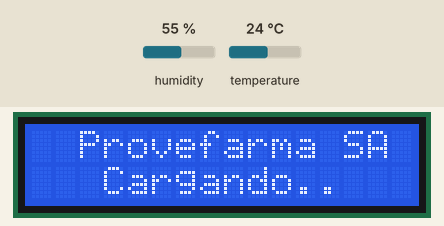
A sketch run on a simulated Arduino Uno, built with avr-gcc and run on an emulated ATmega328P. On the bench: 16×2 character LCD. Wiring (inferred from the names in the program): DS1307 clock at I2C address 0x68. The test bench sets the inputs (shaded band); at power-on: humidity 55 %, temperature 24 °C. The local clock reads 2024-03-15 10:24:30 at power-on unless the sketch sets it; storage starts empty; what the sketch prints to the serial monitor is not drawn.

Above: at 1.1 s.
At 4.3 s:
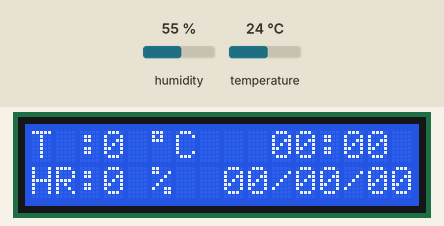
4.4 s: humidity set to 22 %
At 7.9 s:
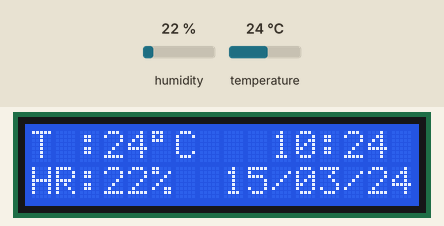
8.6 s: temperature set to 12 °C
At 12.1 s:
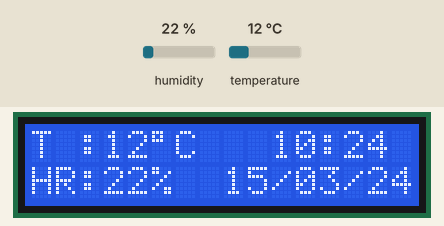
12.6 s: humidity set to 40 %
At 16.3 s:
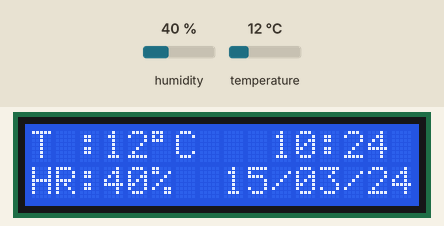
Timing chart, 0 to 17.8 s (numbered marks = the images above; inputs shaded):
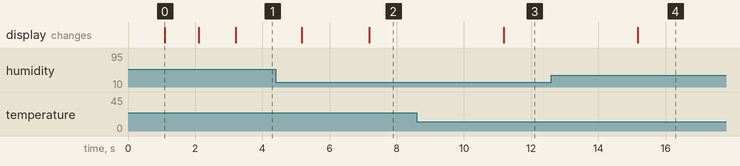

Measured:
- after the input at 4.4 s, the display: first differs from a run without the input after 2.8 s (image 2)
- after the input at 8.6 s, the display: changes after 2.6 s (image 3)
- after the input at 12.6 s, the display: changes after 2.6 s (image 4)

The sketch:

DATALOG_DHT11.ino
```cpp
#include <LiquidCrystal_I2C.h>
LiquidCrystal_I2C lcd(0x27,16,2);//Direccion de LCD

#include <Wire.h>
#include <math.h>

#include <avr/pgmspace.h> // Función PROGMEM, sirve para que no ocupe datos en la memoria sdram, pero si la flash

#include <OneWire.h>
//#include <DallasTemperature.h>

//--------------------MicroSD

#include <SPI.h>
#include <SD.h>
const int chipSelect = 10; // Es el 10 para el modulo shield con SD
File myFile;

Sd2Card card;
SdVolume volume;
SdFile root;

// -- Variables Globales--
byte second, minute, hour, dayOfWeek, dayOfMonth, month, year;

//--------------------RTC
#include "RTClib.h"
RTC_DS1307 RTC;
#define DS1307_I2C_ADDRESS 0x68  // Dirección I2C

//------------------------------ DHT11

#include "DHT.h"

#define DHTPIN 2 // what digital pin we're connected to
#define DHTTYPE DHT11   // DHT 22  (AM2302), AM2321
DHT dht(DHTPIN, DHTTYPE);

int h ; // humedad (Número entero)
float t ; // Temperatura (Celsius)
float f ; // Temperatura (Farenheit)

//------------------------------ LCD

unsigned long previousMillis = 0;
const long interval = 2000 ;

//----------------------------- SD

unsigned long previousMillis_1 = 0 ;
const long interval_1 = 5000;

//------------------------------ DHT11

unsigned long previousMillis_2 = 0;
const long interval_2 = 500 ;

void setup()

{
 //----Mensaje de Bienvenida----//

  lcd.init();
  lcd.backlight();

  lcd.setCursor(2, 0);
  lcd.print("Provefarma SA");

  lcd.setCursor(2, 1);
  lcd.print(" Cargando.");
  delay(1000);
  lcd.setCursor(2, 1);
  lcd.print(" Cargando..");
  delay(1000);
  lcd.setCursor(2, 1);
  lcd.print(" Cargando...");
  delay(1000);
  lcd.clear();

//------Iniciamos DHT11 ------//

  dht.begin();

//------ Iniciamos Monistor Serial ------//

 Serial.begin(9600);

//------ Iniciamos SD ------//

  Serial.print(F("Iniciando SD ..."));

  if ((!SD.begin(10))) {
    Serial.println(F("No se pudo inicializar"));
    return;
  }
    Serial.println(F("inicializacion exitosa"));

    if(!SD.exists("datalog.csv"))
      {
      myFile = SD.open("datalog.csv", FILE_WRITE);
      if (myFile) {
        Serial.println(F("Archivo nuevo, Escribiendo encabezado(fila 1)"));
        myFile.println("Fecha,Hora,T,F,h");
        myFile.close();
      } else {

        Serial.println(F("Error creando el archivo datalog.csv"));
      }
    }
  }

// -- Conversor BCD ==> DECIMAL --

byte bcdToDec(byte val)
{
  return ( (val/16*10) + (val%16) );
}

// -- Imprime con formato de 2 dígitos
String fprint (int dato)
{
String retorno = String(dato);
if (retorno.length() < 2)
  retorno = "0" + retorno;
return retorno;


}

void loop() {

//------------------------------LCD

  unsigned long currentMillis = millis();

if(currentMillis - previousMillis >= interval) {

  previousMillis = currentMillis;

  LCD_Monitor ();
}

//------------------------------SD

  unsigned long currentMillis_1 = millis();

if(currentMillis_1 - previousMillis_1 >= interval_1) {

  previousMillis_1 = currentMillis_1;

  SDlog ();
}

//------------------------------DHT11

  unsigned long currentMillis_2 = millis();

if(currentMillis_2 - previousMillis_2 >= interval_2) {

  previousMillis_2 = currentMillis_2;

  SensorTemp_Hum ();

}

//------------------------------RTC

  reloj_RTC ();

}


//----------------------------- Sub - Funciones
//----------------------------- RTC (Reloj)

void reloj_RTC () {

// -- Proceso de Lectura --
  Wire.beginTransmission(DS1307_I2C_ADDRESS);   // Linea IC2 en modo escitura
  Wire.write((byte)0x00);                       // Setea el punto de registro a(0x00)
  Wire.endTransmission();                       // Final de la escritura de transmición
  Wire.requestFrom(DS1307_I2C_ADDRESS, 7);      // Abre I2C en modo de envío
  second     = bcdToDec(Wire.read() & 0x7f);    // Lee 7 bytes de datos
  minute     = bcdToDec(Wire.read());
  hour       = bcdToDec(Wire.read() & 0x3f);
  dayOfWeek  = bcdToDec(Wire.read());
  dayOfMonth = bcdToDec(Wire.read());
  month      = bcdToDec(Wire.read());
  year       = bcdToDec(Wire.read());
}

//------------------------------DHT11

void SensorTemp_Hum (){

    if (isnan(h) || isnan(t) || isnan(f)){
        lcd.print("error sensor DHT !");
        return;
          }

   h = dht.readHumidity();  // Humedad (Se cambio a número entero para los fines de ahorrar espacio en la pantalla LCD)
   t = dht.readTemperature();  // Celcius
   f = dht.readTemperature(true);  // Fahenheit

  }

void LCD_Monitor () {

//------------------------------ HORA / MINUTO

lcd.setCursor(10,0);
lcd.print(fprint(hour)); //imprime hora
lcd.print(':');
lcd.print(fprint(minute)); //imprime minutos

lcd.setCursor(8,1);
lcd.print(fprint(dayOfMonth)); //Día
lcd.print('/');
lcd.print(fprint(month)); //Mes
lcd.print('/');
lcd.print(fprint(year)); //Año
//------------------------------Temperatura

  lcd.setCursor(3,0);
  lcd.print(t,0);
  lcd.setCursor(0,0);
  lcd.print("T :");
  lcd.setCursor(5,0);
  lcd.print((char)223);
  lcd.setCursor(6,0);
  lcd.print("C");

  /*
  if (t < 50) {       // si es mayor a 50, OL, se hace por que se corre la letra TH o TS cuando empieza a contar para el promedio
  lcd.setCursor(4,0);
  lcd.print(t,0);
  lcd.setCursor(0,0);
  lcd.print("T :");
  lcd.setCursor(6,0);
  lcd.print((char)223);
  lcd.setCursor(7,0);
  lcd.print("C");
  } else {
  lcd.setCursor(0,0);
  lcd.print("OL");
  lcd.print("T ");
}
*/
//------------------------------humedad Relativa

  lcd.setCursor(3,1);
  lcd.print(h,1);
  lcd.setCursor(0,1);
  lcd.print("HR:");
  lcd.setCursor(5,1);
  lcd.print("%");


  /*
  if (h<100){
  lcd.setCursor(3,1);
  lcd.print(h,1);
  lcd.setCursor(0,1);
  lcd.print("HR:");
  lcd.setCursor(5,1);
  lcd.print(" %");
                } else {     // Con el dht 11 no es necesaria esta funcion
  lcd.setCursor(8,1);
  lcd.print("100.0");
  lcd.setCursor(13,1);
  lcd.print("HR%");
                }
  */
 }


 //------------------------------ESCRITURA MICROSD

 void SDlog () {

  myFile = SD.open("datalog.csv", FILE_WRITE);//abrimos  el archivo

  if (myFile) {

        Serial.print("Escribiendo SD: ");
        myFile.print(fprint(dayOfMonth)); // Día
        myFile.print("/");
        myFile.print(fprint(month)); // Mes
        myFile.print("/");
        myFile.print(fprint(year)); // Año
        myFile.print(" ");
        myFile.print(fprint(hour)); // Hora
        myFile.print(":");
        myFile.print(fprint(minute)); // Minuto
        myFile.print(" ");
        myFile.print(t);
        myFile.print(",");
   /*   myFile.print(THumedo);
        myFile.print(",");
    */  myFile.println(h);
        myFile.close(); //cerramos el archivo

        //-----------------------------------------MONITOR SERIAL

        Serial.print(F("Fecha "));
        Serial.print(fprint(dayOfMonth)); // Días
        Serial.print(F("/"));
        Serial.print(fprint(month)); // Mes
        Serial.print("/");
        Serial.print(fprint(year)); // Año
        Serial.print(F(" Hora "));
        Serial.print(fprint(hour)); // Hora
        Serial.print(":");
        Serial.print(fprint(minute)); // Minutos
        Serial.print(F(" "));
        Serial.print(F(" T:"));
        Serial.print(t);
  //      Serial.print(F(" TH:"));
  //      Serial.print(THumedo);
        Serial.print(F(" h:"));
        Serial.println(h);
  } else {
    // if the file didn't open, print an error:
    Serial.println("Error al abrir el archivo");
  }

 }
```
